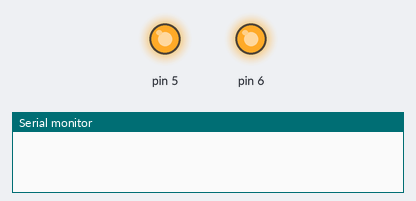
Recording of a sketch running on a simulated Arduino Uno, built with avr-gcc and run on an emulated ATmega328P. On the bench: output pins drawn as LEDs (lit = HIGH), the last lines printed to the serial monitor.

Above: at 1.0 s.
At 7.0 s:
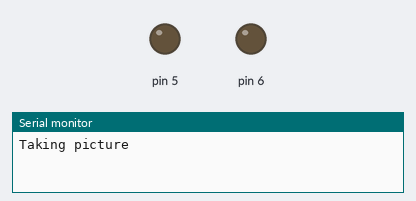
Timing chart, 0 to 15.6 s (numbered marks = the images above):
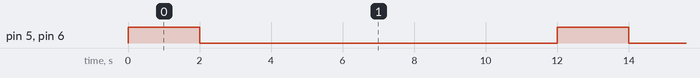

The sketch:

camera.ino
```cpp
void setup() {
  // put your setup code here, to run once:
  Serial.begin(9600);
  pinMode(5, OUTPUT);
  pinMode(6, OUTPUT);
}

void loop() {
  // put your main code here, to run repeatedly:

  // Stops
  digitalWrite(5, HIGH);
  digitalWrite(6, HIGH);
  delay(2000);

  // Takes pictures
  Serial.print("Taking picture");
  digitalWrite(5, LOW);
  digitalWrite(6, LOW);
  delay(10000);
}
```

Measured:
- by itself, pin 5, pin 6: alternates HIGH for 2.0 s and LOW for 10.0 s
